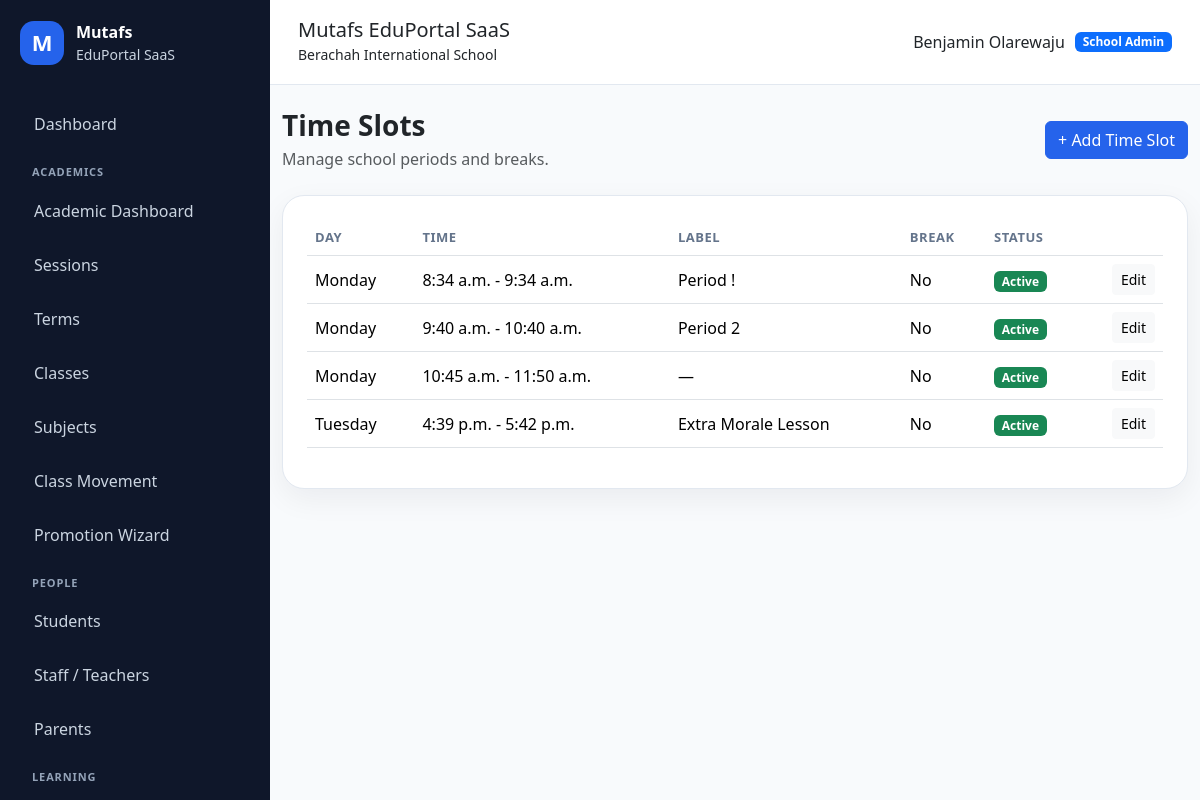
Screenshot of /timetable/slots/ (signed in) with the database file from the repository.
### apps/schools/models.py (models this page shows, shortened)
class School(models.Model):
    class SubscriptionStatus(models.TextChoices):
        TRIAL = "TRIAL", "Trial"
        ACTIVE = "ACTIVE", "Active"
        EXPIRED = "EXPIRED", "Expired"
        SUSPENDED = "SUSPENDED", "Suspended"
    name = models.CharField(max_length=255)
    slug = models.SlugField(max_length=255, unique=True, db_index=True)
    portal_subpath = models.SlugField(
        max_length=255,
        unique=True,
        help_text="Public portal path, e.g. berachah-school",
    )
    code = models.CharField(max_length=50, unique=True, db_index=True)
    email = models.EmailField(blank=True)
    phone = models.CharField(max_length=30, blank=True)
    address = models.TextField(blank=True)
    logo = models.ImageField(upload_to="school_logos/", blank=True, null=True)
    result_stamp = models.ImageField(
        upload_to="school_stamps/",
        blank=True,
        null=True,
    )
    is_active = models.BooleanField(default=True)
    is_verified = models.BooleanField(default=False)
    subscription_status = models.CharField(
        max_length=20,
        choices=SubscriptionStatus.choices,
        default=SubscriptionStatus.TRIAL,
        db_index=True,
    )
    subscription_start_date = models.DateField(null=True, blank=True)
    subscription_end_date = models.DateField(null=True, blank=True)
    result_checker_enabled = models.BooleanField(default=True)
    cbt_enabled = models.BooleanField(default=True)
    finance_enabled = models.BooleanField(default=True)
    parent_portal_enabled = models.BooleanField(default=True)
    custom_domain = models.CharField(
        max_length=255,
        blank=True,
        db_index=True,
        help_text="Example: schoolname.com",
    )
    subdomain = models.SlugField(
        max_length=100,
        blank=True,
        db_index=True,
        help_text="Example: brightstar",
    )
    primary_color = models.CharField(
        max_length=20,
        default="#2563eb",
    )
    secondary_color = models.CharField(
        max_length=20,
        default="#0f172a",
    )
    accent_color = models.CharField(
        max_length=20,
        default="#22c55e",
    )
    maintenance_mode = models.BooleanField(default=False)
    maintenance_message = models.TextField(
        blank=True,
        default="This school portal is temporarily under maintenance.",
    )
    storage_limit_mb = models.PositiveIntegerField(default=500)
    allow_custom_branding = models.BooleanField(default=True)
    created_at = models.DateTimeField(auto_now_add=True)
    updated_at = models.DateTimeField(auto_now=True)
    class Meta:
        ordering = ["name"]
        indexes = [
            models.Index(fields=["slug"]),
            models.Index(fields=["portal_subpath"]),
            models.Index(fields=["subscription_status"]),
            models.Index(fields=["is_active"]),
        ]
    @property
    def is_subscription_expired(self):
        if not self.subscription_end_date:
            return False
        return timezone.localdate() > self.subscription_end_date

### apps/accounts/models.py (models this page shows, shortened)
class User(AbstractUser):
    class Role(models.TextChoices):
        SUPER_ADMIN = "SUPER_ADMIN", "Super Admin"
        SCHOOL_ADMIN = "SCHOOL_ADMIN", "School Admin"
        TEACHER = "TEACHER", "Teacher"
        STUDENT = "STUDENT", "Student"
        PARENT = "PARENT", "Parent/Guardian"
    email = models.EmailField(unique=True)
    role = models.CharField(
        max_length=30,
        choices=Role.choices,
        default=Role.STUDENT,
        db_index=True,
    )
    school = models.ForeignKey(
        "schools.School",
        on_delete=models.SET_NULL,
        null=True,
        blank=True,
        related_name="users",
    )
    phone = models.CharField(max_length=30, blank=True)
    profile_picture = models.ImageField(
        upload_to="profiles/",
        blank=True,
        null=True,
    )
    must_change_password = models.BooleanField(default=False)
    last_login_ip = models.GenericIPAddressField(null=True, blank=True)
    last_activity_at = models.DateTimeField(null=True, blank=True)
    failed_login_attempts = models.PositiveIntegerField(default=0)
    created_at = models.DateTimeField(auto_now_add=True)
    updated_at = models.DateTimeField(auto_now=True)
    REQUIRED_FIELDS = ["email"]
    class Meta:
        indexes = [
            models.Index(fields=["role"]),
            models.Index(fields=["school", "role"]),
            models.Index(fields=["email"]),
        ]
    @property
    def is_super_admin(self):
        return self.role == self.Role.SUPER_ADMIN
    @property
    def is_school_admin(self):
        return self.role == self.Role.SCHOOL_ADMIN
    @property
    def is_teacher(self):
        return self.role == self.Role.TEACHER
    @property
    def is_student(self):
        return self.role == self.Role.STUDENT
    @property
    def is_parent(self):
        return self.role == self.Role.PARENT

### apps/timetable/models.py (models this page shows, shortened)
class TimeSlot(models.Model):
    class Day(models.TextChoices):
        MONDAY = "MONDAY", "Monday"
        TUESDAY = "TUESDAY", "Tuesday"
        WEDNESDAY = "WEDNESDAY", "Wednesday"
        THURSDAY = "THURSDAY", "Thursday"
        FRIDAY = "FRIDAY", "Friday"
        SATURDAY = "SATURDAY", "Saturday"
        SUNDAY = "SUNDAY", "Sunday"
    school = models.ForeignKey(
        "schools.School",
        on_delete=models.CASCADE,
        related_name="time_slots",
    )
    day = models.CharField(max_length=20, choices=Day.choices)
    start_time = models.TimeField()
    end_time = models.TimeField()
    label = models.CharField(max_length=100, blank=True)
    is_break = models.BooleanField(default=False)
    is_active = models.BooleanField(default=True)
    created_at = models.DateTimeField(auto_now_add=True)
    class Meta:
        ordering = ["day", "start_time"]
        unique_together = ("school", "day", "start_time", "end_time")
        indexes = [
            models.Index(fields=["school", "day"]),
            models.Index(fields=["is_active"]),
        ]

### apps/timetable/views.py (the view)
# urls.py: path("slots/", views.time_slot_list, name="time_slot_list"),
@login_required
@role_required(User.Role.SCHOOL_ADMIN)
def time_slot_list(request):
    school = get_user_school(request)
    slots = TimeSlot.objects.filter(school=school)
    return render(request, "timetable/time_slot_list.html", {
        "slots": slots,
    })

### apps/core/context_processors.py (called while the page is built)
def global_context(request):
    user = getattr(request, "user", None)
    current_school = None
    subscription_expired = False
    if user and user.is_authenticated:
        current_school = getattr(user, "school", None)
        subscription_expired = getattr(request, "subscription_expired", False)
    return {
        "APP_NAME": "Mutafs EduPortal SaaS",
        "COMPANY_NAME": "Mutafs Global Technology",
        "current_school": current_school,
        "subscription_expired": subscription_expired,
    }

### apps/messaging/context_processors.py (called while the page is built)
def unread_messages_count(request):
    if not request.user.is_authenticated:
        return {
            "global_unread_messages_count": 0,
        }
    count = MessageReadStatus.objects.filter(
        user=request.user,
        is_read=False,
    ).count()
    return {
        "global_unread_messages_count": count,
    }

### apps/notifications/context_processors.py (called while the page is built)
def notification_context(request):
    if not request.user.is_authenticated:
        return {}
    notifications = UserNotification.objects.select_related(
        "announcement"
    ).filter(
        user=request.user,
        announcement__is_active=True,
        announcement__publish_at__lte=timezone.now(),
        is_read=False,
    )[:5]
    return {
        "global_notifications": notifications,
        "global_unread_notifications_count": notifications.count(),
    }

### apps/schools/context_processors.py (called while the page is built)
def tenant_context(request):
    school = None
    if request.user.is_authenticated:
        school = getattr(request.user, "school", None)
    return {
        "tenant_school": school,
    }

### apps/timetable/views.py (called while the page is built)
def get_user_school(request):
    return request.user.school

### templates/timetable/time_slot_list.html
{% extends "base.html" %}
{% block content %}
<div class="d-flex flex-wrap justify-content-between align-items-center mb-4 gap-2">
    <div>
        <h3 class="fw-bold mb-1">Time Slots</h3>
        <p class="text-muted mb-0">Manage school periods and breaks.</p>
    </div>
    <a href="{% url 'time_slot_create' %}" class="btn btn-primary">+ Add Time Slot</a>
</div>
<div class="content-card">
    <div class="table-responsive">
        <table class="table align-middle">
            <thead>
                <tr>
                    <th>Day</th>
                    <th>Time</th>
                    <th>Label</th>
                    <th>Break</th>
                    <th>Status</th>
                    <th></th>
                </tr>
            </thead>
            <tbody>
                {% for slot in slots %}
                    <tr>
                        <td>{{ slot.get_day_display }}</td>
                        <td>{{ slot.start_time }} - {{ slot.end_time }}</td>
                        <td>{{ slot.label|default:"—" }}</td>
                        <td>{{ slot.is_break|yesno:"Yes,No" }}</td>
                        <td>
                            {% if slot.is_active %}
                                <span class="badge bg-success">Active</span>
                            {% else %}
                                <span class="badge bg-secondary">Inactive</span>
                            {% endif %}
                        </td>
                        <td class="text-end">
                            <a href="{% url 'time_slot_update' slot.pk %}" class="btn btn-sm btn-light">Edit</a>
                        </td>
                    </tr>
                {% empty %}
                    <tr>
                        <td colspan="6" class="text-center text-muted py-4">
                            No time slots created yet.
                        </td>
                    </tr>
                {% endfor %}
            </tbody>
        </table>
    </div>
</div>
{% endblock %}

### templates/partials/navbar.html
<header class="topbar">
    <div>
        <h5 class="mb-0">{{ APP_NAME }}</h5>
        {% if current_school %}
            <small>{{ current_school.name }}</small>
        {% else %}
            <small>{{ COMPANY_NAME }}</small>
        {% endif %}
    </div>
    <div class="topbar-user">
        {% if request.user.is_authenticated %}
            <span>{{ request.user.get_full_name|default:request.user.username }}</span>
            <span class="badge bg-primary">{{ request.user.get_role_display }}</span>
        {% endif %}
    </div>
</header>

### static/css/dashboard.css (style rules this page uses)
:root { --primary: #2563eb; --dark: #0f172a; --muted: #64748b; --bg: #f8fafc; --card: #ffffff; --border: #e2e8f0; }
body { background: var(--bg); font-family: system-ui, -apple-system, BlinkMacSystemFont, "Segoe UI", sans-serif; }
.topbar { background: white; border-bottom: 1px solid var(--border); padding: 18px 28px; display: flex; justify-content: space-between; align-items: center; }
.topbar-user { display: flex; gap: 10px; align-items: center; }
.content-card { background: #ffffff; border: 1px solid var(--border); border-radius: 22px; padding: 24px; box-shadow: 0 10px 30px rgba(15, 23, 42, 0.06); }
.table thead th { color: #64748b; font-size: 13px; text-transform: uppercase; letter-spacing: 0.04em; }

### rows the page displays
School: name "Berachah International School"
User: user.get_full_name "Benjamin Olarewaju", user.role "School Admin"
TimeSlot: day "Monday", start_time "8:34 a.m.", end_time "9:34 a.m.", label "Period !", is_break "No", is_active "Active"
TimeSlot: day "Monday", start_time "9:40 a.m.", end_time "10:40 a.m.", label "Period 2", is_break "No", is_active "Active"
TimeSlot: day "Monday", start_time "10:45 a.m.", end_time "11:50 a.m.", label "—", is_break "No", is_active "Active"
TimeSlot: day "Tuesday", start_time "4:39 p.m.", end_time "5:42 p.m.", label "Extra Morale Lesson", is_break "No", is_active "Active"

### other values shown
{{ APP_NAME }} "Mutafs EduPortal SaaS"
